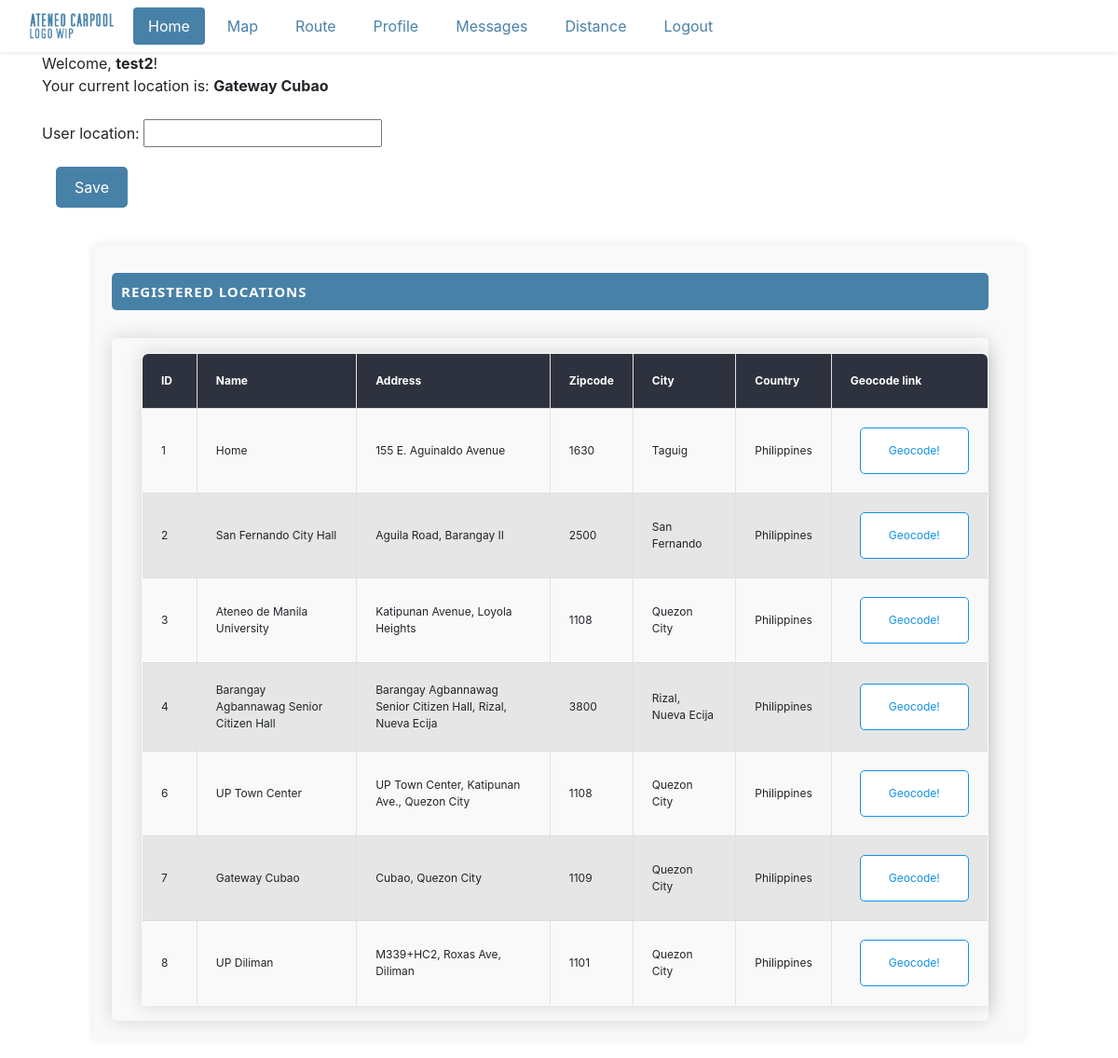
The page /home (signed in) on the database its author committed.
### project_content/models.py (models this page shows, shortened)
class UserLocation(models.Model):
    user = models.OneToOneField(User, on_delete=models.CASCADE)
    user_location = models.CharField(max_length=255)

class Locations(models.Model):
    name = models.CharField(max_length=500)
    zipcode = models.CharField(max_length=200, blank=True, null=True)
    city = models.CharField(max_length=200, blank=True, null=True)
    country = models.CharField(max_length=200, blank=True, null=True)
    address = models.CharField(max_length=200, blank=True, null=True)
    created_at = models.DateTimeField(auto_now_add=True, blank=True, null=True)
    edited_at = models.DateTimeField(auto_now=True)
    lat = models.CharField(max_length=200,blank=True, null=True)
    lng = models.CharField(max_length=200,blank=True, null=True)
    place_id = models.CharField(max_length=200,blank=True, null=True)

### project_content/views.py (the view)
# urls.py: path("home", views.home, name='home'),
@login_required
def home(request):
    user = request.user
    if request.method == 'POST':
        form = LocationForm(request.POST)
        if form.is_valid():
            location = form.save(commit=False)
            try:
                user_location = UserLocation.objects.get(user=user)
            except:
                user_location = UserLocation(user=user)
            user_location.user_location = location.user_location
            user_location.save()
            return redirect('home')
    else:
        form = LocationForm()
    return render(request, 'project_content/home.html', {'form': form, 'locations': Locations.objects.all()})

### project_content/forms.py
class LocationForm(forms.ModelForm):
    class Meta:
        model = UserLocation
        fields = ('user_location',)

### project_content/templates/project_content/home.html (shortened to what this page needs)
{% extends 'project_content/base.html' %}
{% block content %}
<div class="formholder container">
    <div> Welcome, <b>{{ user }}</b>! <br> </div>
    {% if user.userlocation %}
    <div> Your current location is: <b>{{ user.userlocation.user_location }}</b></div>
    {% else %}
    <div>You have not set a current location yet.</div>
    {% endif %}
    <br>
    <form method="post">
        {{ form.as_p }}
        <button class="ourbutton" type="submit">Save</button>
    </form>
</div>
<div class="pageholder container">
    <div class="titleholder">
        <div class="title"> Registered Locations </div>
    </div>
    <div class="linkholder">
        {% if locations.count == 0 %}
        <div> No data available </div>
        {% else %}
        <table id="ourtable3" class="myTable m-3">
            <thead>
                <tr>
                    <th>ID</th>
                    <th>Name</th>
                    <th>Address</th>
                    <th>Zipcode</th>
                    <th>City</th>
                    <th>Country</th>
                    <th>Geocode link</th>
                </tr>
            </thead>
            <tbody>
                {% for a in locations %}
                <tr>
                    <td style="vertical-align: middle; padding-right: 30px;"> {{a.id}} </td>
                    <td style="vertical-align: middle;"> {{a.name}} </td>
                    <td style="vertical-align: middle;"> {{a.address}} </td>
                    <td style="vertical-align: middle;"> {{a.zipcode}} </td>
                    <td style="vertical-align: middle;"> {{a.city}} </td>
                    <td style="vertical-align: middle;"> {{a.country}} </td>
                    <td style="vertical-align: middle; padding-left: 30px;"> <a class="geocode-link" href="{% url 'geocoding' a.id %}"> Geocode!</a> </td>
                </tr>
                {% endfor %}
            </tbody>
        </table>
        {% endif %}
    </div>
</div>
{% endblock %}

### project_content/static/project_content/main.css (style rules this page uses)
:root { --main-color: #4881a8; --highlight-color: #004e83; --alternating-tr-color: #00000014; --light-hover-color: #00000020; --hover-color: #00000030; --dark-color: #2D323E; --alert-color: #a84848; --highlight-alert-color: #990000; --geocode-color: #0f91e7; }
.myTable { font-size: 12px; min-width: 400px; overflow: hidden; border-radius: 7px 7px 0 0; box-shadow: 0 0 20px rgba(0, 0, 0, .15); }
.myTable th { background-color: var(--dark-color); color: white; font-weight: bold; }
.myTable td, .myTable th { border: 0.01em solid #e3e2e2; padding: 20px; text-align: left; border-bottom: 1px solid #ddd; }
.myTable tr:nth-child(even) { background-color: var(--alternating-tr-color); }
.pageholder, form { display: flex; flex-direction: column; justify-content: center; width: 80%; }
.titleholder, .linkholder { display: flex; margin-top: 10px; width: 98%; border-radius: 5px; }
.ourbutton { margin-right: 10px; padding: 10px 20px; width: fit-content; margin-left: 15px; margin-bottom: 20px; border-radius: 5px; border: none; background-color: rgb(0, 0, 80); color: white }
form { width:100%; }
.titleholder { display: 'flex'; justify-content:'space-between'; background-color: var(--main-color); align-items: center; height: 40px; }
.linkholder { box-shadow: 0 0 20px rgba(0, 0, 0, .15); flex-direction: column; padding-left: 16px; padding-right: 16px; }
.title { color: white; margin-left: 10px; font-weight: bold; font-size: 15px; font-family: 'Segoe UI', Tahoma, Geneva, Verdana, sans-serif; text-transform: uppercase; letter-spacing: 1px; }
.ourbutton { background-color: var(--main-color); transition: background-color .15s ease-in-out; }
tr { transition: all 0.6s ease-in-out; }

### project_content/templates/project_content/home.html (style rules this page uses)
.pageholder { margin: 20px auto; padding: 20px; background-color: #f9f9f9; border-radius: 5px; box-shadow: 0 0 10px rgba(0, 0, 0, 0.1); max-width: 1000px; animation: fadeIn 0.5s ease-in-out; position: relative; z-index: 1; }
.titleholder { text-align: center; margin-bottom: 20px; }
.myTable { width: 100%; border-collapse: collapse; border: 1px solid #ddd; position: relative; z-index: 1; }
.geocode-link { color: var(--geocode-color); text-decoration: none; border: 1px solid var(--geocode-color); padding: 15px 30px; border-radius: 5px; background-color: #fff; cursor: pointer; transition: all 0.6s ease-in-out; outline: none; display: inline-block; }
button { padding: 10px; color: white; border: none; border-radius: 5px; width: 100%; }

### rows shown on the page
Locations: id "1", name "Home", address "155 E. Aguinaldo Avenue", zipcode "1630", city "Taguig", country "Philippines"
Locations: id "2", name "San Fernando City Hall", address "Aguila Road, Barangay II", zipcode "2500", city "San Fernando", country "Philippines"
Locations: id "3", name "Ateneo de Manila University", address "Katipunan Avenue, Loyola Heights", zipcode "1108", city "Quezon City", country "Philippines"
Locations: id "4", name "Barangay Agbannawag Senior Citizen Hall", address "Barangay Agbannawag Senior Citizen Hall, Rizal, Nueva Ecija", zipcode "3800", city "Rizal, Nueva Ecija", country "Philippines"
Locations: id "6", name "UP Town Center", address "UP Town Center, Katipunan Ave., Quezon City", zipcode "1108", city "Quezon City", country "Philippines"
Locations: id "7", name "Gateway Cubao", address "Cubao, Quezon City", zipcode "1109", city "Quezon City", country "Philippines"
Locations: id "8", name "UP Diliman", address "M339+HC2, Roxas Ave, Diliman", zipcode "1101", city "Quezon City", country "Philippines"

### other values the page prints
{{ user }} "test2"
{{ user.userlocation.user_location }} "Gateway Cubao"
